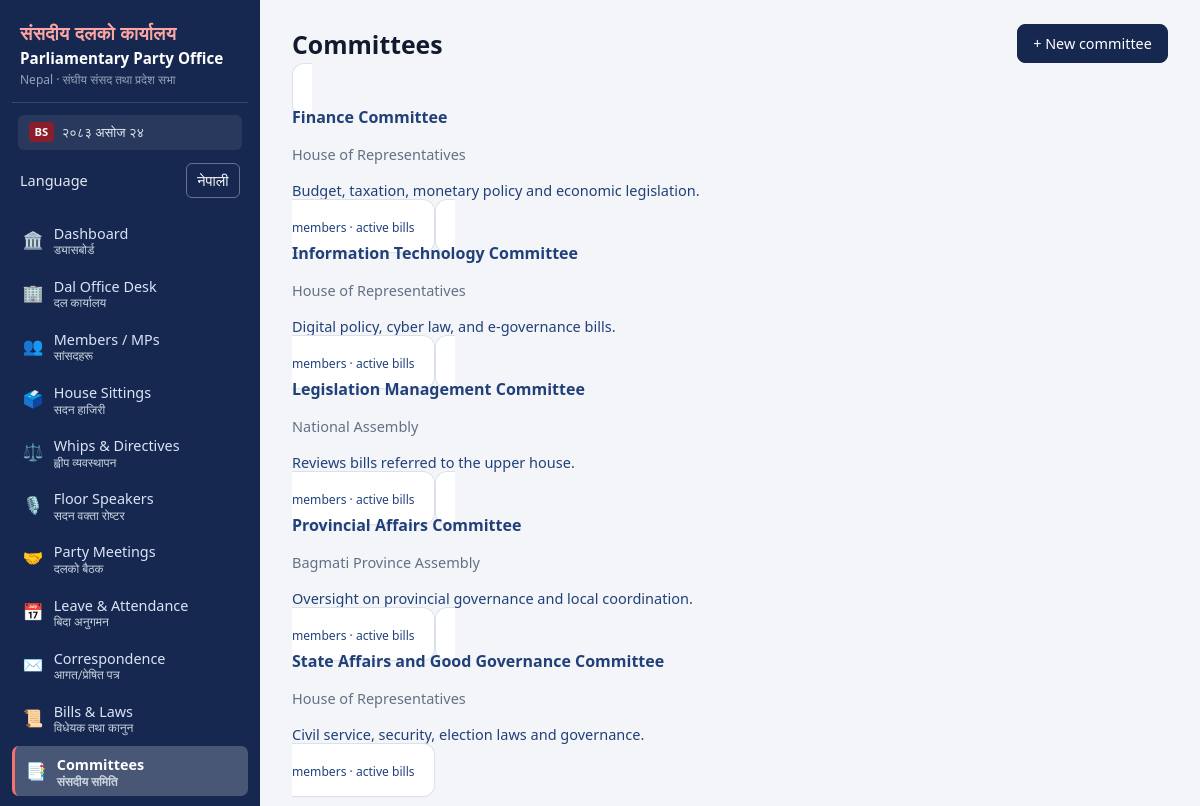
/committees (signed in), run on the app's committed database.
### tables this page shows
CREATE TABLE users(
  id INTEGER PRIMARY KEY, name TEXT NOT NULL, email TEXT NOT NULL UNIQUE,
  password_hash TEXT NOT NULL, role TEXT NOT NULL,
  language TEXT NOT NULL DEFAULT 'en',
  status TEXT NOT NULL DEFAULT 'active', created_at TEXT NOT NULL);

CREATE TABLE committees(
  id INTEGER PRIMARY KEY, name TEXT NOT NULL, house TEXT, description TEXT,
  status TEXT NOT NULL DEFAULT 'active');

### app.py (the view)
@app.route("/committees")
@login_required
def committees_list():
    comms = q("SELECT c.*, (SELECT COUNT(*) FROM committee_members WHERE committee_id=c.id) members_count "
              "FROM committees c WHERE c.status='active' ORDER BY c.name")
    return render_template("committees.html", committees=comms)

### app.py (called while the page is built)
def today():
    return dt.date.today().isoformat()

def nepali_digits(val):
    if val is None:
        return ""
    return str(val).translate(NEP_DIGITS)

def db():
    if "db" not in g:
        g.db = sqlite3.connect(DB_PATH)
        g.db.row_factory = sqlite3.Row
        g.db.execute("PRAGMA foreign_keys=ON")
    return g.db

def q(sql, args=(), one=False):
    cur = db().execute(sql, args)
    return cur.fetchone() if one else cur.fetchall()

@app.before_request
def load_user():
    g.user = None
    uid = session.get("uid")
    if uid:
        u = q("SELECT * FROM users WHERE id=? AND status='active'", (uid,), one=True)
        if u:
            g.user = u
            session["language"] = u["language"] if "language" in u.keys() else "en"
        else:
            session.clear()
    if request.method == "POST":
        token = request.form.get("_csrf") or request.headers.get("X-CSRF-Token")
        if not token or token != session.get("csrf"):
            abort(400, "Invalid or missing CSRF token. Reload the page and try again.")

def csrf():
    if "csrf" not in session:
        session["csrf"] = secrets.token_hex(16)
    return session["csrf"]

def can(perm):
    return bool(g.user) and g.user["role"] in PERMS.get(perm, set())

def login_required(fn):
    @wraps(fn)
    def wrapper(*a, **kw):
        if not g.user:
            return redirect(url_for("login", next=request.full_path.rstrip("?")))
        return fn(*a, **kw)
    return wrapper

### templates/committees.html
{% extends 'base.html' %}{% block title %}Committees{% endblock %}
{% block content %}
<div class="page-head"><h1>Committees</h1>{% if can('committee.manage') %}<a class="btn primary" href="{{ url_for('committee_new') }}">+ New committee</a>{% endif %}</div>
<div class="cards">
{% for c in committees %}<a class="card link" href="{{ url_for('committee_view', cid=c.id) }}"><h3>{{ c.name }}</h3><p class="muted">{{ c.house or '' }}</p><p>{{ c.description or '' }}</p><small>{{ c.members }} members · {{ c.bills }} active bills</small></a>
{% else %}<p class="muted">No committees.</p>{% endfor %}
</div>
{% endblock %}

### templates/base.html (shortened to what this page needs)
<!doctype html>
<html lang="{{ 'ne' if language == 'ne' else 'en' }}">
<head>
<link rel="stylesheet" href="{{ url_for('static', filename='style.css') }}">
</head>
<body>
{% if g.user %}
<aside class="sidebar">
  <div class="brand">
    <div class="brand-nep">संसदीय दलको कार्यालय</div>
    <div class="brand-main">Parliamentary Party Office</div>
    <div class="brand-sub">Nepal · संघीय संसद तथा प्रदेश सभा</div>
  </div>
  <div class="sidebar-date">
    <span class="cal-badge">BS</span> {{ bs_today.split(' (')[0] if bs_today else today }}
  </div>
  <form class="language-switch sidebar-language" method="post" action="{{ url_for('set_language', language='ne' if language != 'ne' else 'en') }}">
    <span>{{ 'Language' if language == 'en' else 'भाषा' }}</span>
    <button type="submit" lang="{{ 'en' if language == 'ne' else 'ne' }}">{{ 'नेपाली' if language == 'en' else 'English' }}</button>
  </form>
  <nav>
    <a href="{{ url_for('dashboard') }}" class="{{ 'on' if request.endpoint=='dashboard' }}">
      <span class="nav-icon">🏛️</span>
      <span class="nav-text">Dashboard <small class="nep">ड्यासबोर्ड</small></span>
    </a>
    <a href="{{ url_for('office_desk') }}" class="{{ 'on' if request.endpoint=='office_desk' }}">
      <span class="nav-icon">🏢</span>
      <span class="nav-text">Dal Office Desk <small class="nep">दल कार्यालय</small></span>
    </a>
    <a href="{{ url_for('members_list') }}" class="{{ 'on' if request.endpoint and request.endpoint.startswith('member') }}">
      <span class="nav-icon">👥</span>
      <span class="nav-text">Members / MPs <small class="nep">सांसदहरू</small></span>
    </a>
    <a href="{{ url_for('sittings_list') }}" class="{{ 'on' if request.endpoint and request.endpoint.startswith('sitting') }}">
      <span class="nav-icon">🗳️</span>
      <span class="nav-text">House Sittings <small class="nep">सदन हाजिरी</small></span>
    </a>
    <a href="{{ url_for('whips_list') }}" class="{{ 'on' if request.endpoint and request.endpoint.startswith('whip') }}">
      <span class="nav-icon">⚖️</span>
      <span class="nav-text">Whips & Directives <small class="nep">ह्वीप व्यवस्थापन</small></span>
    </a>
    <a href="{{ url_for('rosters_list') }}" class="{{ 'on' if request.endpoint and request.endpoint.startswith('roster') }}">
      <span class="nav-icon">🎙️</span>
      <span class="nav-text">Floor Speakers <small class="nep">सदन वक्ता रोष्टर</small></span>
    </a>
    <a href="{{ url_for('meetings_list') }}" class="{{ 'on' if request.endpoint and request.endpoint.startswith('meeting') }}">
      <span class="nav-icon">🤝</span>
      <span class="nav-text">Party Meetings <small class="nep">दलको बैठक</small></span>
    </a>
    <a href="{{ url_for('leaves_list') }}" class="{{ 'on' if request.endpoint and request.endpoint.startswith('leave') }}">
      <span class="nav-icon">📅</span>
      <span class="nav-text">Leave & Attendance <small class="nep">बिदा अनुगमन</small></span>
    </a>
    <a href="{{ url_for('letters_list') }}" class="{{ 'on' if request.endpoint and request.endpoint.startswith('letter') }}">
      <span class="nav-icon">✉️</span>
      <span class="nav-text">Correspondence <small class="nep">आगत/प्रेषित पत्र</small></span>
    </a>
    <a href="{{ url_for('bills_list') }}" class="{{ 'on' if request.endpoint and request.endpoint.startswith('bill') }}">
      <span class="nav-icon">📜</span>
      <span class="nav-text">Bills & Laws <small class="nep">विधेयक तथा कानुन</small></span>
    </a>
    <a href="{{ url_for('committees_list') }}" class="{{ 'on' if request.endpoint and request.endpoint.startswith('committee') }}">
      <span class="nav-icon">📑</span>
      <span class="nav-text">Committees <small class="nep">संसदीय समिति</small></span>
    </a>
    <a href="{{ url_for('questions_list') }}" class="{{ 'on' if request.endpoint and request.endpoint.startswith('question') }}">
    </a>
  </nav>
</aside>
{% endif %}
<main class="{{ 'main' if g.user else 'main-bare' }}">
  {% block content %}{% endblock %}
</main>
</body>
</html>

### static/style.css (style rules this page uses)
:root { --bg: #f3f5f8; --card: #ffffff; --ink: #172033; --muted: #647087; --line: #dbe1eb; --brand: #16284f; --brand2: #21407a; --nepal-crimson: #8b1e2b; --nepal-crimson-dark: #63101b; --nepal-crimson-light: #fdf2f4; --ok: #157347; --ok-bg: #d1e7dd; --warn: #b45309; --warn-bg: #fef3c7; --err: #b91c1c; --err-bg: #fee2e2; --side: 260px; }
* { box-sizing: border-box; }
body { margin: 0; font: 14.5px/1.5 system-ui, -apple-system, 'Mukta', 'Segoe UI', Roboto, sans-serif; background: var(--bg); color: var(--ink); }
a { color: var(--brand2); text-decoration: none; }
h1 { font-size: 1.55rem; margin: .1rem 0; font-weight: 700; color: #111a2e; }
h3 { margin: .2rem 0 .4rem; font-size: 1rem; }
.muted { color: var(--muted); }
.language-switch { display: inline-flex; align-items: center; margin: 0 .5rem; }
.language-switch button { border: 1px solid rgba(255,255,255,.35); border-radius: 6px; padding: .35rem .65rem; color: #fff; background: transparent; font: inherit; cursor: pointer; }
.sidebar-language { justify-content: space-between; padding: .35rem .5rem .65rem; margin: 0; color: #e2e8f0; }
.sidebar { position: fixed; inset: 0 auto 0 0; width: var(--side); background: var(--brand); color: #fff; display: flex; flex-direction: column; padding: 1rem .75rem; overflow-y: auto; z-index: 20; }
.brand { padding: .2rem .5rem .8rem; border-bottom: 1px solid rgba(255, 255, 255, 0.15); }
.brand-nep { font-size: 1.15rem; font-weight: 700; color: #fca5a5; letter-spacing: .02em; }
.brand-main { font-size: .95rem; font-weight: 600; color: #ffffff; line-height: 1.25; margin-top: .15rem; }
.brand-sub { font-size: .75rem; color: #94a3b8; margin-top: .2rem; }
.sidebar-date { background: rgba(255, 255, 255, 0.08); border-radius: 6px; padding: .45rem .65rem; margin: .75rem .4rem .5rem; font-size: .82rem; color: #e2e8f0; display: flex; align-items: center; gap: .5rem; }
.cal-badge { background: var(--nepal-crimson); color: #fff; font-size: .7rem; font-weight: 700; padding: .1rem .35rem; border-radius: 4px; }
.sidebar nav { display: flex; flex-direction: column; gap: 3px; flex: 1; margin-top: .4rem; }
.sidebar nav a { color: #dbe4f7; padding: .48rem .65rem; border-radius: 7px; display: flex; align-items: center; gap: .65rem; font-size: .9rem; }
.sidebar nav a.on { background: rgba(255, 255, 255, .22); color: #fff; font-weight: 600; border-left: 3px solid #f87171; }
.nav-icon { font-size: 1.05rem; line-height: 1; }
.nav-text small.nep { display: block; font-size: .75rem; color: #cbd5e1; line-height: 1.1; font-family: 'Mukta', system-ui, sans-serif; }
.main { margin-left: var(--side); padding: 1.5rem 2rem; max-width: 1300px; }
.page-head { display: flex; justify-content: space-between; align-items: flex-start; gap: 1rem; margin-bottom: 1rem; flex-wrap: wrap; }
.card { background: var(--card); border: 1px solid var(--line); border-radius: 12px; padding: 1rem 1.2rem; margin-bottom: 1.1rem; box-shadow: 0 1px 3px rgba(0,0,0,.02); }
.btn { display: inline-block; font: inherit; font-size: .9rem; font-weight: 500; padding: .48rem .95rem; border-radius: 8px; border: 1px solid #c9cedb; background: #fff; color: var(--ink); cursor: pointer; transition: all .15s ease; }
.btn.primary { background: var(--brand); border-color: var(--brand); color: #fff; }

### data on the page
users: language "Language", language "नेपाली"
committees: name "Finance Committee", house "House of Representatives", description "Budget, taxation, monetary policy and economic legislation."
committees: name "Information Technology Committee", house "House of Representatives", description "Digital policy, cyber law, and e-governance bills."
committees: name "Legislation Management Committee", house "National Assembly", description "Reviews bills referred to the upper house."
committees: name "Provincial Affairs Committee", house "Bagmati Province Assembly", description "Oversight on provincial governance and local coordination."
committees: name "State Affairs and Good Governance Committee", house "House of Representatives", description "Civil service, security, election laws and governance."
